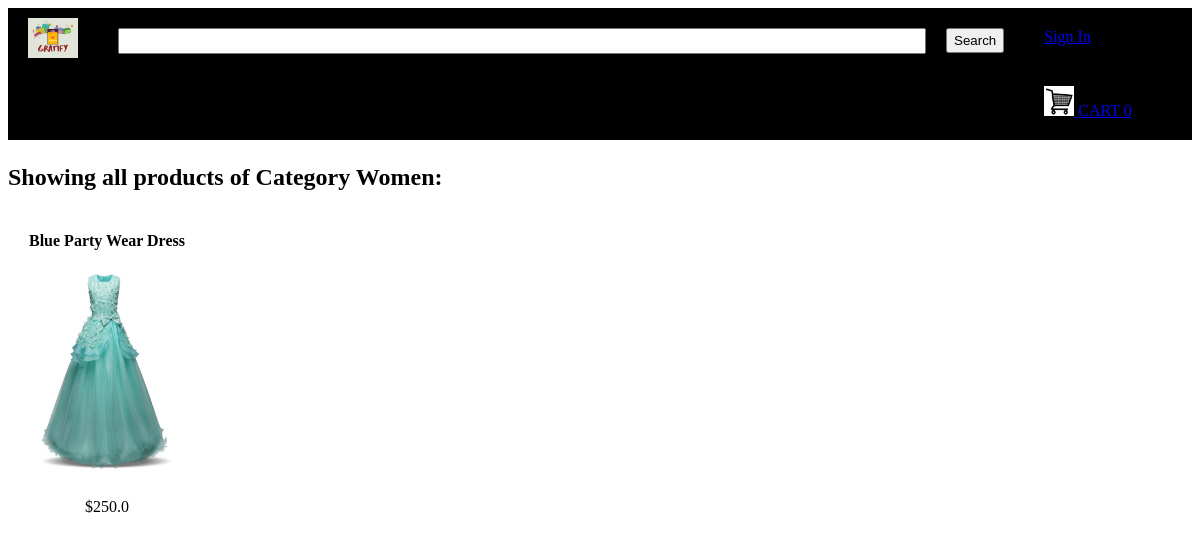
Screenshot of /displayCategory?categoryId=1 with the database file from the repository.
### tables this page shows
CREATE TABLE categories 
        (categoryId INTEGER PRIMARY KEY, 
        name TEXT);

CREATE TABLE products
		(productId INTEGER PRIMARY KEY,
		name TEXT,
		price REAL,
		description TEXT,
		image TEXT,
		stock INTEGER,
		categoryId INTEGER,
		FOREIGN KEY(categoryId) REFERENCES categories(categoryId)
		);

### home.py (the view)
@app.route("/displayCategory")
def displayCategory():
        loggedIn, firstName, noOfItems = getLoginDetails()
        categoryId = request.args.get("categoryId")
        with sqlite3.connect('gratify.db') as conn:
            cur = conn.cursor()
            cur.execute("SELECT products.productId, products.name, products.price, products.image, categories.name FROM products, categories WHERE products.categoryId = categories.categoryId AND categories.categoryId = ?", (categoryId, ))
            data = cur.fetchall()
        conn.close()
        categoryName = data[0][4]
        data = parse(data)
        return render_template('displayCategory.html', data=data, loggedIn=loggedIn, firstName=firstName, noOfItems=noOfItems, categoryName=categoryName)

### home.py (called while the page is built)
def getLoginDetails():
    with sqlite3.connect('gratify.db') as conn:
        cur = conn.cursor()
        if 'email' not in session:
            loggedIn = False
            firstName = ''
            noOfItems = 0
        else:
            loggedIn = True
            cur.execute("SELECT userId, firstName FROM users WHERE email = ?", (session['email'], ))
            userId, firstName = cur.fetchone()
            cur.execute("SELECT count(productId) FROM kart WHERE userId = ?", (userId, ))
            noOfItems = cur.fetchone()[0]
    conn.close()
    return (loggedIn, firstName, noOfItems)

def parse(data):
    ans = []
    i = 0
    while i < len(data):
        curr = []
        for j in range(7):
            if i >= len(data):
                break
            curr.append(data[i])
            i += 1
        ans.append(curr)
    return ans

### templates/displayCategory.html (shortened to what this page needs)
<!DOCTYPE HTML>
<html>
<head>
<link rel="stylesheet" href={{url_for('static', filename='css/home.css') }} />
<link rel="stylesheet" href={{url_for('static', filename='css/topStyle.css') }} />
</head>
<body>
<div id="title">
	<a href="/">
		<img id="logo" src= {{url_for('static', filename='images/logo.png') }} />
	</a>
	<form>
		<input id="searchBox" type="text" name="searchQuery">
		<input id="searchButton" type="submit" value="Search">
	</form>
	{% if not loggedIn %}
	<div id="signInButton">
		<a class="link" href="/loginForm">Sign In</a>
	</div>
	{% endif %}
	<div id="kart">
		<a class="link" href="/cart">
			<img src={{url_for('static', filename='images/shoppingCart.png')}} id="cartIcon" />
			CART {{noOfItems}}
		</a>
	</div>
</div>
<div>
	<h2>Showing all products of Category {{categoryName}}:</h2>
	{% for itemData in data %}
	<table>
		<tr id="productName">
			{% for row in itemData %}
			<td>
				{{row[1]}}
			</td>
			{% endfor %}
		</tr>
		<tr id="productImage">
			{% for row in itemData %}
			<td>
				<a href="/productDescription?productId={{row[0]}}">
					<img src={{url_for('static', filename='uploads/' + row[3]) }} id="itemImage" />
				</a>
			</td>
			{% endfor %}
		</tr>
		<tr id="productPrice">
			{% for row in itemData %}
			<td>
				${{row[2]}}
			</td>
			{% endfor %}
		</tr>
	</table>
	{% endfor %}
</div>
</body>
</html>

### static/css/home.css (style rules this page uses)
#itemImage { height: 200px; width: 150px; }
table { border-spacing: 20px; }
#productName { text-align: center; font-weight: bold; }
#productPrice { text-align: center; }

### static/css/topStyle.css (style rules this page uses)
#logo { height: 40px; width: 50px; margin-left: 20px; margin-top: 10px; margin-bottom: 10px; margin-right: 20px; float: left; }
#title { background-color: black; display: inline-block; width: 100%; }
#searchBox { height: 20px; width: 800px; margin-left: 20px; margin-top: 20px; margin-bottom: 20px; margin-right: 20px; float: left; font-size: 1.5em; }
#searchButton { height: 25px; margin-top: 20px; margin-bottom: 20px; margin-right: 20px; float: left; }
#signInButton { color: yellow; margin-top: 20px; margin-bottom: 20px; margin-left: 20px; margin-right: 20px; float: left; }
#kart { color: white; margin-top: 20px; margin-bottom: 20px; margin-left: 20px; margin-right: 20px; float: left; }
#cartIcon { height: 30px; width: 30px; }

### rows the page displays
categories: name "Women"
products: name "Blue Party Wear Dress", image (picture), price "250.0"

### other values shown
{{ noOfItems }} "0"
